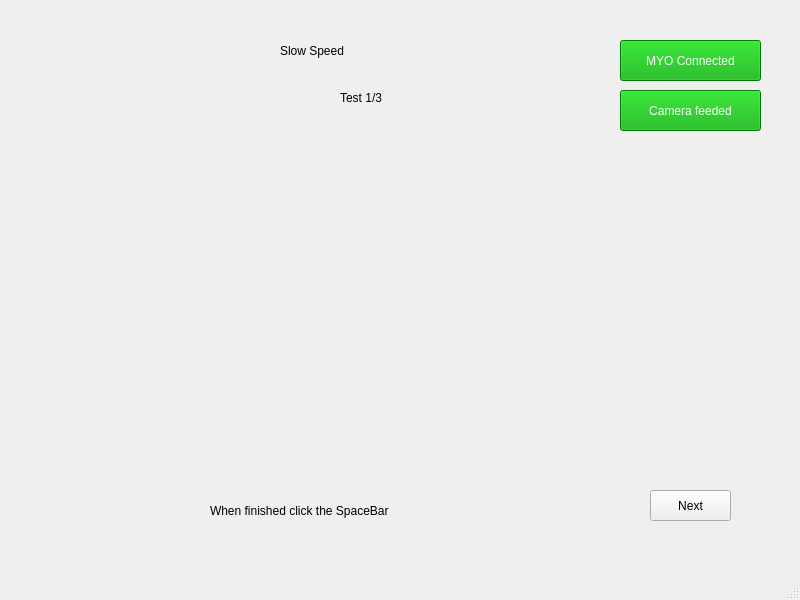
<?xml version="1.0" encoding="UTF-8"?>
<ui version="4.0">
 <class>MainWindow</class>
 <widget class="QMainWindow" name="MainWindow">
  <property name="geometry">
   <rect>
    <x>0</x>
    <y>0</y>
    <width>800</width>
    <height>600</height>
   </rect>
  </property>
  <property name="windowTitle">
   <string>MainWindow</string>
  </property>
  <widget class="QWidget" name="centralwidget">
   <widget class="QLabel" name="label">
    <property name="geometry">
     <rect>
      <x>210</x>
      <y>500</y>
      <width>411</width>
      <height>21</height>
     </rect>
    </property>
    <property name="styleSheet">
     <string notr="true">font: 75 18pt &quot;Arial&quot;;</string>
    </property>
    <property name="text">
     <string>When finished click the SpaceBar</string>
    </property>
   </widget>
   <widget class="QLabel" name="label_2">
    <property name="geometry">
     <rect>
      <x>280</x>
      <y>20</y>
      <width>281</width>
      <height>61</height>
     </rect>
    </property>
    <property name="styleSheet">
     <string notr="true">font: 75 28pt &quot;Arial&quot;;</string>
    </property>
    <property name="text">
     <string>Slow Speed</string>
    </property>
   </widget>
   <widget class="QLabel" name="label_3">
    <property name="geometry">
     <rect>
      <x>340</x>
      <y>90</y>
      <width>81</width>
      <height>16</height>
     </rect>
    </property>
    <property name="styleSheet">
     <string notr="true">font: 75 16pt &quot;Arial&quot;;</string>
    </property>
    <property name="text">
     <string>Test 1/3</string>
    </property>
   </widget>
   <widget class="QPushButton" name="pushButton">
    <property name="geometry">
     <rect>
      <x>650</x>
      <y>490</y>
      <width>81</width>
      <height>31</height>
     </rect>
    </property>
    <property name="text">
     <string>Next</string>
    </property>
    <property name="autoDefault">
     <bool>true</bool>
    </property>
   </widget>
   <widget class="QPushButton" name="btn_myo">
    <property name="geometry">
     <rect>
      <x>620</x>
      <y>40</y>
      <width>141</width>
      <height>41</height>
     </rect>
    </property>
    <property name="autoFillBackground">
     <bool>false</bool>
    </property>
    <property name="styleSheet">
     <string notr="true">background-color: rgb(0, 170, 0);
color: rgb(255, 255, 255);</string>
    </property>
    <property name="text">
     <string>MYO Connected</string>
    </property>
   </widget>
   <widget class="QPushButton" name="btn_camera">
    <property name="geometry">
     <rect>
      <x>620</x>
      <y>90</y>
      <width>141</width>
      <height>41</height>
     </rect>
    </property>
    <property name="layoutDirection">
     <enum>Qt::LeftToRight</enum>
    </property>
    <property name="autoFillBackground">
     <bool>false</bool>
    </property>
    <property name="styleSheet">
     <string notr="true">background-color: rgb(0, 170, 0);
color: rgb(255, 255, 255);</string>
    </property>
    <property name="text">
     <string>Camera feeded</string>
    </property>
   </widget>
   <widget class="QLabel" name="label_5">
    <property name="geometry">
     <rect>
      <x>140</x>
      <y>160</y>
      <width>500</width>
      <height>300</height>
     </rect>
    </property>
    <property name="text">
     <string/>
    </property>
   </widget>
  </widget>
  <widget class="QMenuBar" name="menubar">
   <property name="geometry">
    <rect>
     <x>0</x>
     <y>0</y>
     <width>800</width>
     <height>22</height>
    </rect>
   </property>
  </widget>
  <widget class="QStatusBar" name="statusbar"/>
 </widget>
 <resources/>
 <connections/>
</ui>
